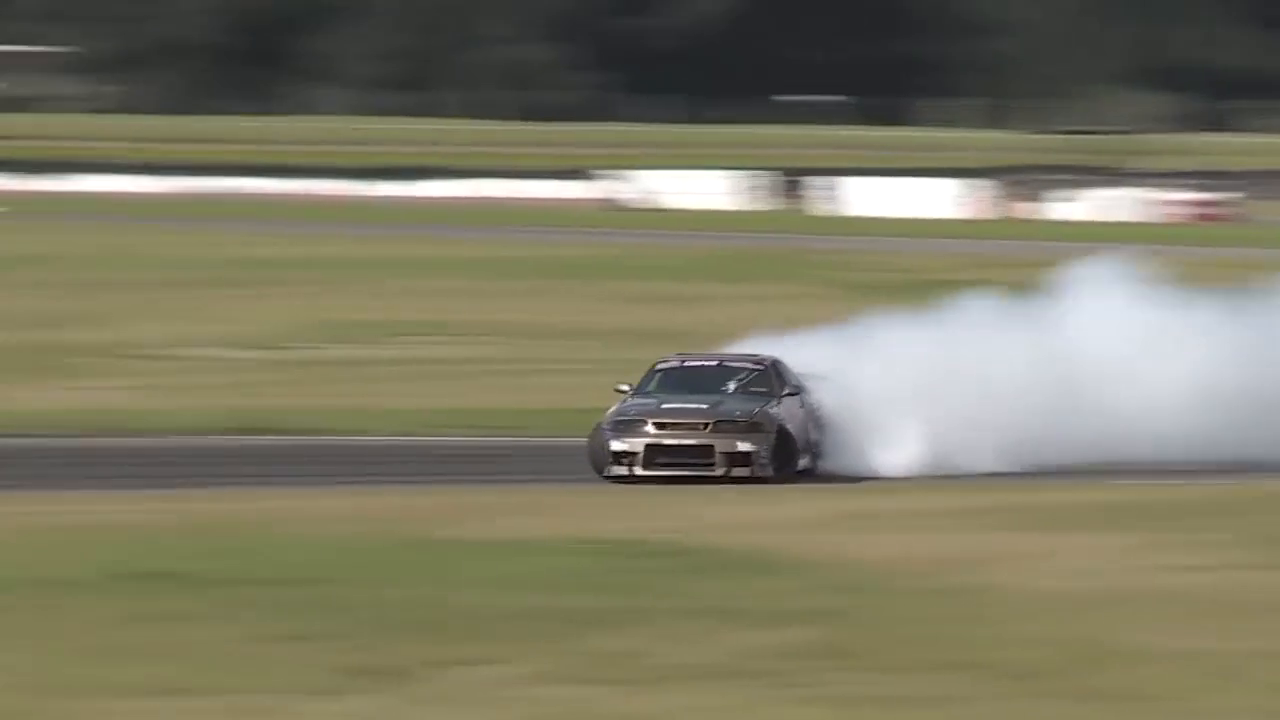
#> input picture frame 23 of module04-video-processing-and-analysis/race_car.mp4, 1280 x 720 px
$ jupyter execute --allow-errors 16_01_Object_Tracking_Introduction.ipynb
#> lines starting #> are read from the running program, lines starting #| are printed output that depends on the picture
<h1 style="font-size:30px;">Introduction to Object Tracking</h1>

Object tracking is an important and practical topic that has a very long history and has been applied to numerous fields. At a high level, tracking refers to estimating the state of an object (e.g., position and velocity) based on sensor measurements, and predicting its future location. For example, tracking the location of an aircraft based on radar measurements is a typical application of tracking. In the context of computer vision, tracking typically refers to processing video frames and predicting the location of an object (or multiple objects), in future video frames.

In computer vision, this is accomplished using a motion model and an appearance model. The motion model will estimate the position and velocity of an object and use that information to predict the location of an object in future video frames and the appearance model encodes what the object looks like and then search the region around the predicted location from the motion model to then fine-tune the location of the object. So the motion model is an approximation to where the object might be located in a future video frame and the appearance model is used to fine-tune that estimate.

OpenCV contains an API Tracker Class that includes several different tracker models which are all based on different algorithms. Depending on the application one model might be better suited than another. In this notebook, we will take a look as to how each of these models performs on a sample video of a race car.

## <font style="color:rgb(50,120,229)">Tracking Objective</font>

 Given the initial location of an object in a video stream, predict it's location in subsequent frames.

<br>
<center>

</center>
<br>

## <font style="color:rgb(50,120,229)">Tracking Models Available in the  OpenCV Tracker Class</font>

1. BOOSTING
2. CSRT
3. KCF
4. MEDIANFLOW
5. MIL
6. MOSSE
7. TLD

[cell 1]
if 'google.colab' in str(get_ipython()):
    print("Downloading Code to Colab Environment")
    !wget https://www.dropbox.com/sh/uklrcxd2d4zfcp3/AAAQiMxAHkBlQUP-6wCzTa58a?dl=1 -O module-code.zip -q --show-progress
    !unzip -qq module-code.zip
    !pip install --upgrade opencv-contrib-python
else:
    pass

[cell 2]
import cv2
import sys
import os
import matplotlib.pyplot as plt
from moviepy.editor import VideoFileClip

# 1. Preview Sample Video

[cell 3]
input_video = './race_car.mp4'
#> (the rest of this cell did not finish here and is left out)

# 2. Define Annotation Convenience Functions

[cell 4]
def drawBannerText(frame, text, banner_height_percent=0.08, font_scale=.8, text_color=(0, 255, 0),
                   font_thickness=2):
    # Draw a black filled banner across the top of the image frame.
    # percent: set the banner height as a percentage of the frame height.
    banner_height = int(banner_height_percent * frame.shape[0])
    cv2.rectangle(frame, (0, 0), (frame.shape[1], banner_height), (0, 0, 0), thickness=-1)

    # Draw text on banner.
    left_offset = 20
    location = (left_offset, int(15 + (banner_height_percent * frame.shape[0]) / 2))
    cv2.putText(frame, text, location, cv2.FONT_HERSHEY_SIMPLEX, font_scale, text_color,
                font_thickness, cv2.LINE_AA)

def drawRectangle(frame, bbox, color=(255,0,0)):
    p1 = (int(bbox[0]), int(bbox[1]))
    p2 = (int(bbox[0] + bbox[2]), int(bbox[1] + bbox[3]))
    cv2.rectangle(frame, p1, p2, color, 2, 1)

def displayRectangle(frame, bbox, color=(255,0,0)):
    plt.figure(figsize=(20,10))
    frameCopy = frame.copy()
    drawRectangle(frameCopy, bbox, color)
    frameCopy = cv2.cvtColor(frameCopy, cv2.COLOR_RGB2BGR)
    plt.imshow(frameCopy); plt.axis('off')

def drawText(frame, text, location=(20,20), font_scale=1, color=(50,170,50), font_thickness=2):
    cv2.putText(frame, text, location, cv2.FONT_HERSHEY_SIMPLEX, font_scale, color,
                font_thickness, cv2.LINE_AA)

# 3. Create a Tracker Instance

[cell 5]
# Set up tracker.
tracker_types = ['BOOSTING', 'CSRT', 'KCF', 'MEDIANFLOW', 'MIL', 'MOSSE', 'TLD']

# Change the index to change the tracker type.
tracker_type = tracker_types[0]

if tracker_type == 'BOOSTING':
    tracker = cv2.legacy.TrackerBoosting_create()
elif tracker_type == 'CSRT':
    tracker = cv2.legacy.TrackerCSRT_create()
elif tracker_type == 'KCF':
    tracker = cv2.legacy.TrackerKCF_create()
elif tracker_type == 'MEDIANFLOW':
    tracker = cv2.legacy.TrackerMedianFlow_create()
elif tracker_type == 'MIL':
    tracker = cv2.legacy.TrackerMIL_create()
elif tracker_type == 'MOSSE':
    tracker = cv2.legacy.TrackerMOSSE_create()
elif tracker_type == 'TLD':
    tracker = cv2.legacy.TrackerTLD_create()

# 4.  Create Video Capture and Video Writer Objects

[cell 6]
# Read video
video_input_file_name = "./race_car.mp4"

# Create output file name for annotated video.
video_output_file_name = os.path.splitext(os.path.basename(video_input_file_name))[0]  \
                       + "_"  + tracker_type + '.mp4'

# Create video capture object.
video_cap = cv2.VideoCapture(video_input_file_name)

# Read first frame from video.
ok, frame = video_cap.read()
#> frame is the input picture: shape (720, 1280, 3); mean B, G, R 100.6, 122.4, 125.5

# Confirm video file can be opened.
if video_cap.isOpened():
    width  = int(video_cap.get(cv2.CAP_PROP_FRAME_WIDTH))
    height = int(video_cap.get(cv2.CAP_PROP_FRAME_HEIGHT))
    fps    = int(video_cap.get(cv2.CAP_PROP_FPS))
else:
    print('Could not open video')
    sys.exit()

fps_write = 20    # slow down video for demonstration purposes.

# Set up video writer for mp4.
fourcc = cv2.VideoWriter_fourcc(*'mp4v')

# Create video writer object.
video_out = cv2.VideoWriter( video_output_file_name, fourcc, fps_write, (width, height) )

# 5. Define the Initial Bounding Box

The initial location of the object will be identified manually in this case. Normally this would be accomplished with an object detection model to identify the object(s) to be tracked. This process is normally referred to as object acquisition or object detection.

[cell 7]
bbox = None
# Define a bounding box for the location of the object in the first video frame.
bbox = (820, 510, 420, 180) # race car

# Check if the a bounding box has been defined. If not, display the initial frame and alow the user to
# manually select the bounding box with the mouse.
if bbox == None:
    # This will display the first frame of the video. Use the mouse to specify a bounding box
    # around the object to track. When done, hit the space bar or Enter key to complete the operation.
    bbox = cv2.selectROI(frame, False)  # Note: this may cause python to hang on Mac OS.
    print(bbox)

frame_copy = frame.copy()
displayRectangle(frame_copy, bbox, color=(0, 255, 255))

## <font style="color:rgb(50,120,229)">Tracking API</font>

<hr style="border:none; height: 4px; background-color:#D3D3D3" />

### <font color="green">OpenCV Documentation</font>

[**`Tracker Class`**](https://docs.opencv.org/4.5.2/d0/d0a/classcv_1_1Tracker.html)

<hr style="border:none; height: 4px; background-color:#D3D3D3" />

# 6. Intilialize Tracker

The tracker object is initialized with a single video frame and a bounding box to identify the initial location of the object. In a more advanced application the object of interest would be detected automatically using an object detection model.

[cell 8]
# Initialize the tracker with the first frame and a bounding box to identify the object of interest.
tracker.init(frame, bbox);

# 7. Processes Video Frames and Track Object

[cell 9]
while True:
    ok, frame = video_cap.read()
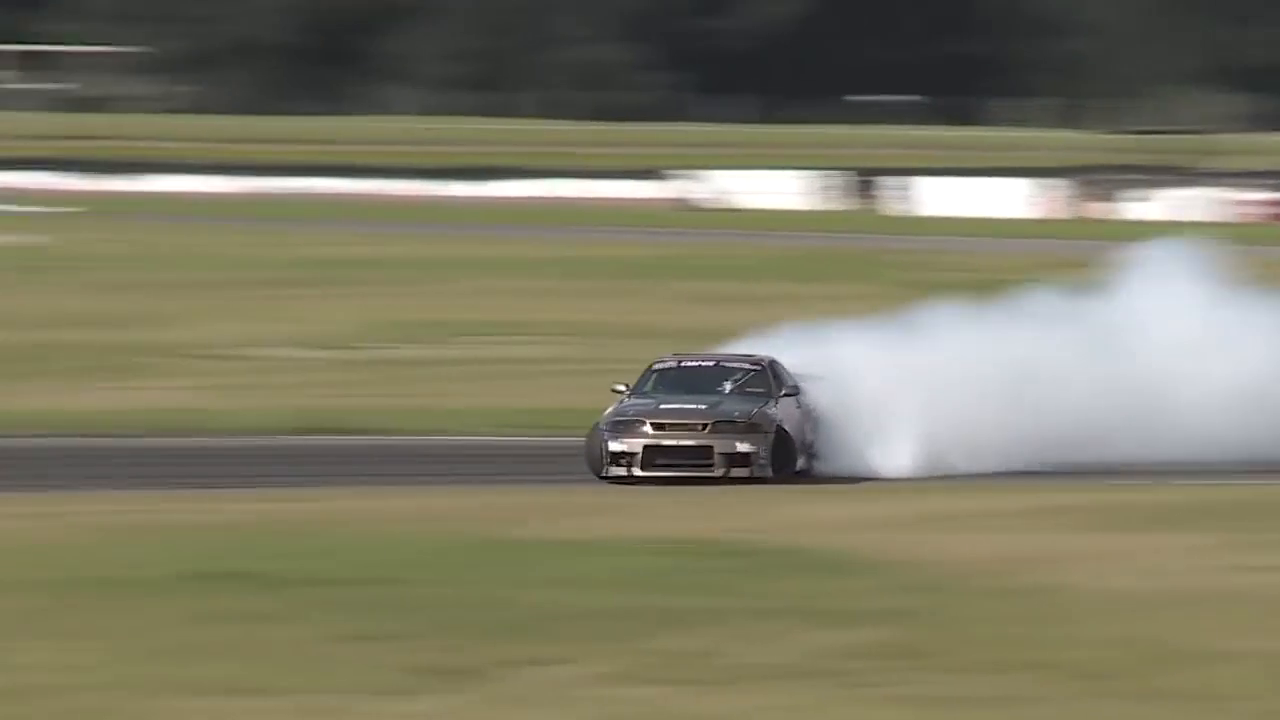
#> input picture frame 24 of module04-video-processing-and-analysis/race_car.mp4, 1280 x 720 px
#> frame is the input picture: shape (720, 1280, 3); mean B, G, R 101, 123, 126
    if not ok:
        break

    # Start timer
    timer = cv2.getTickCount()

    # Update tracker
    ok, bbox = tracker.update(frame)
#> ok = True; bbox = (852, 510, 420, 180)

    # Calculate Frames per second (FPS)
    fps = cv2.getTickFrequency() / (cv2.getTickCount() - timer);

    # Draw bounding box
    if ok:
        drawRectangle(frame, bbox, color=(0, 255, 255))
    else:
        drawText(frame, 'Tracking failure detected', location=(80,140), color=(0, 0, 255))

    # Display Info
    drawBannerText(frame, tracker_type + ' Tracker' + ', FPS : ' + str(int(fps)))
#> in drawBannerText, `cv2.putText(frame, text, location, cv2.FONT_HERSHEY_SIMPLEX, font_scal..`:
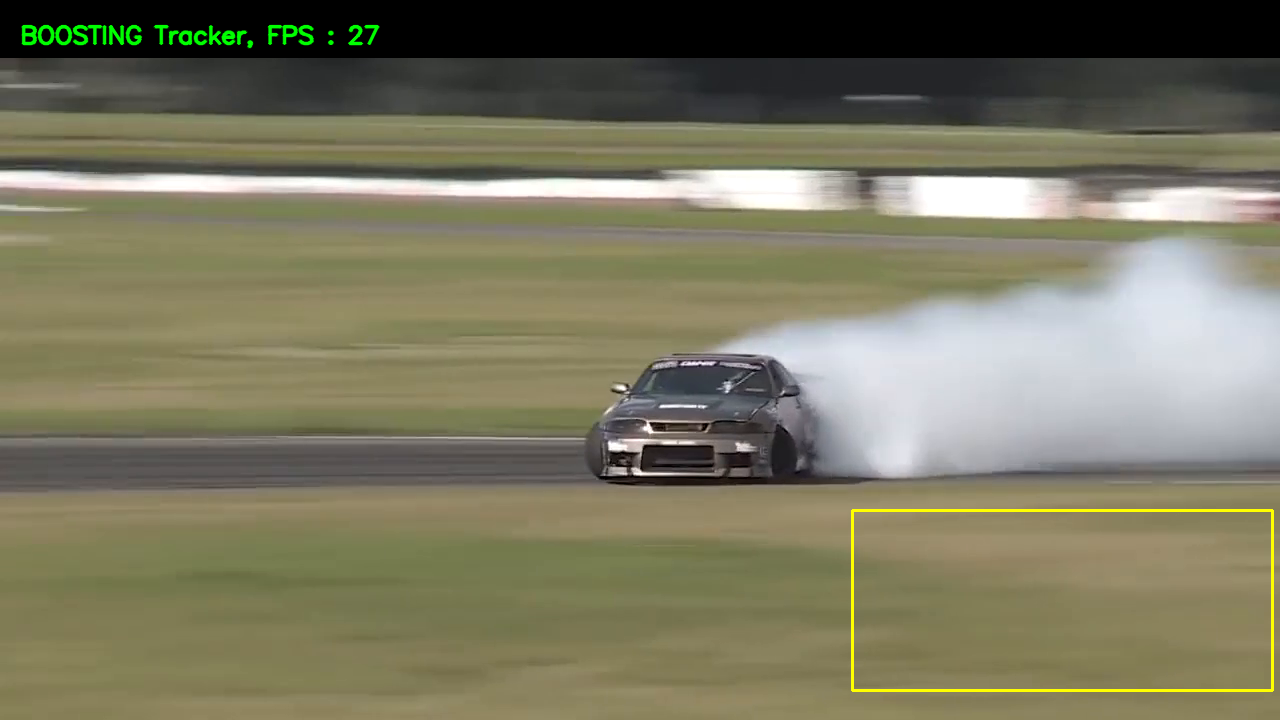
#> frame: shape (720, 1280, 3); mean B, G, R 96.6, 120.2, 122.4

    # Write frame to video
    video_out.write(frame)

video_cap.release()
video_out.release()

$ run again, starting later in the video
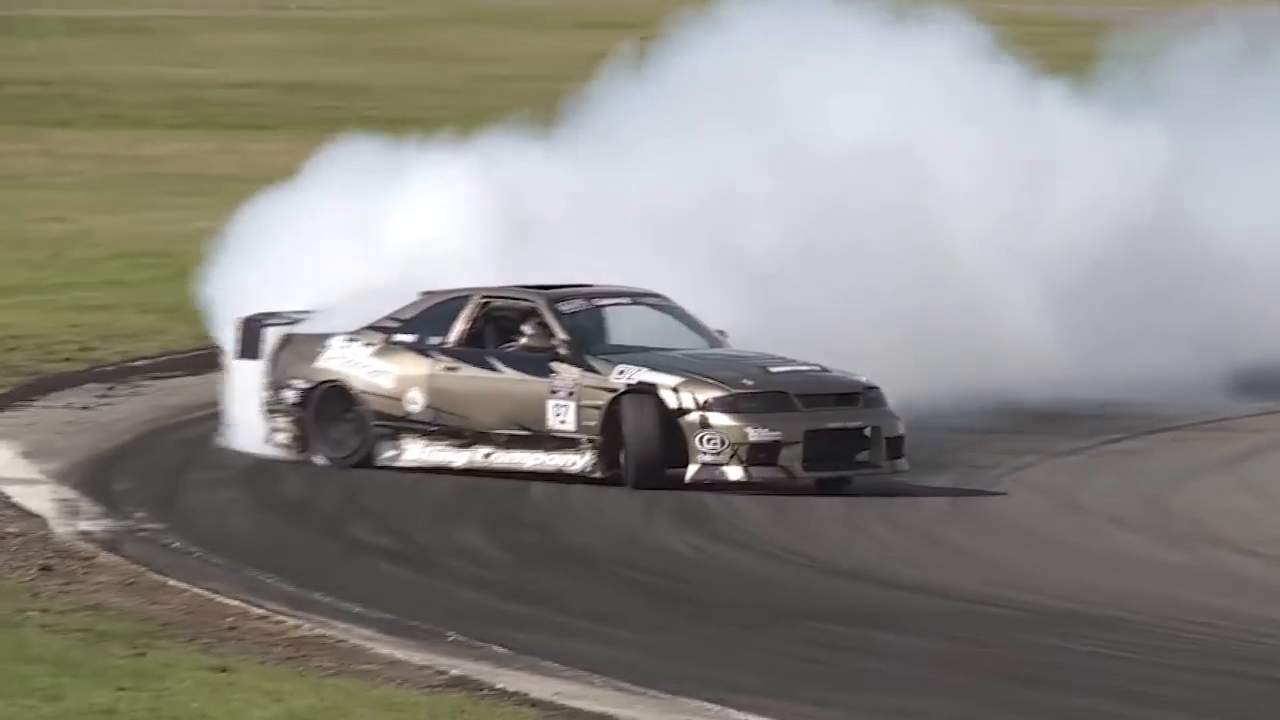
#> input picture frame 105 of module04-video-processing-and-analysis/race_car.mp4, 1280 x 720 px
#> frame is the input picture: shape (720, 1280, 3); mean B, G, R 129.8, 135.6, 137.4
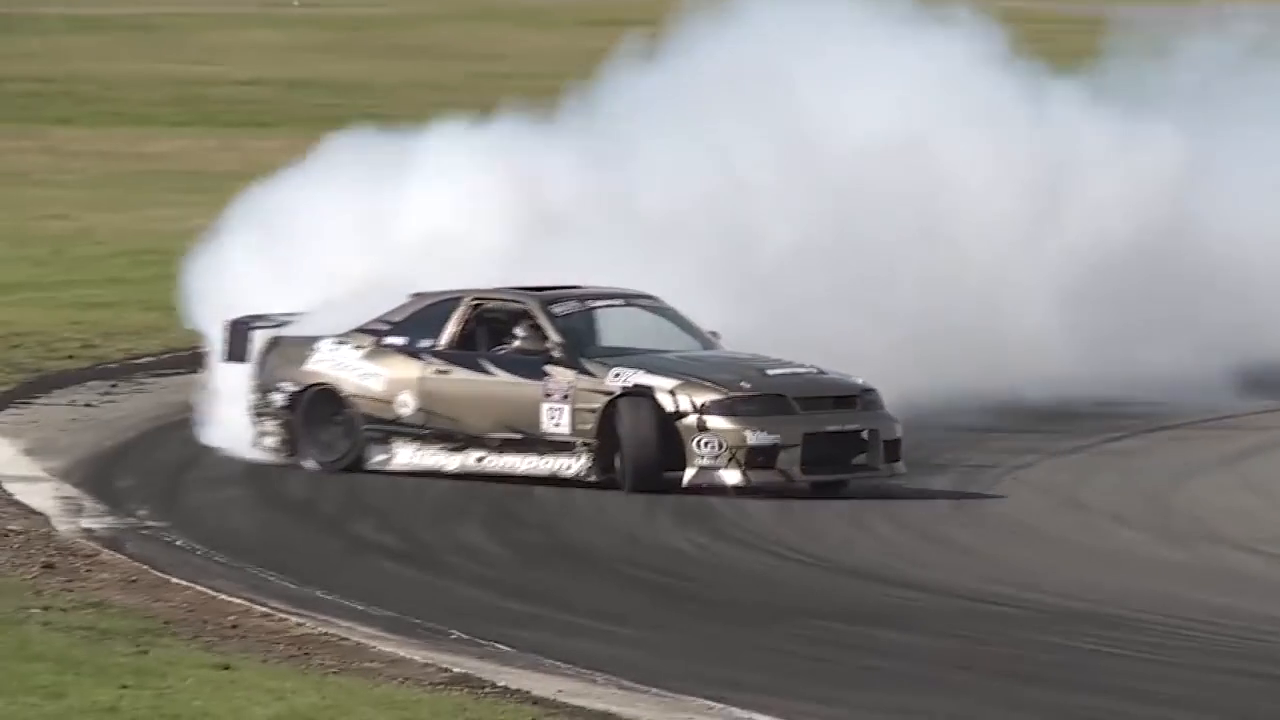
#> input picture frame 106 of module04-video-processing-and-analysis/race_car.mp4, 1280 x 720 px
#> frame is the input picture: shape (720, 1280, 3); mean B, G, R 131.2, 136.7, 138.3
#> ok = True; bbox = (812, 506, 420, 180)
#> in drawBannerText, `cv2.putText(frame, text, location, cv2.FONT_HERSHEY_SIMPLEX, font_scal..`:
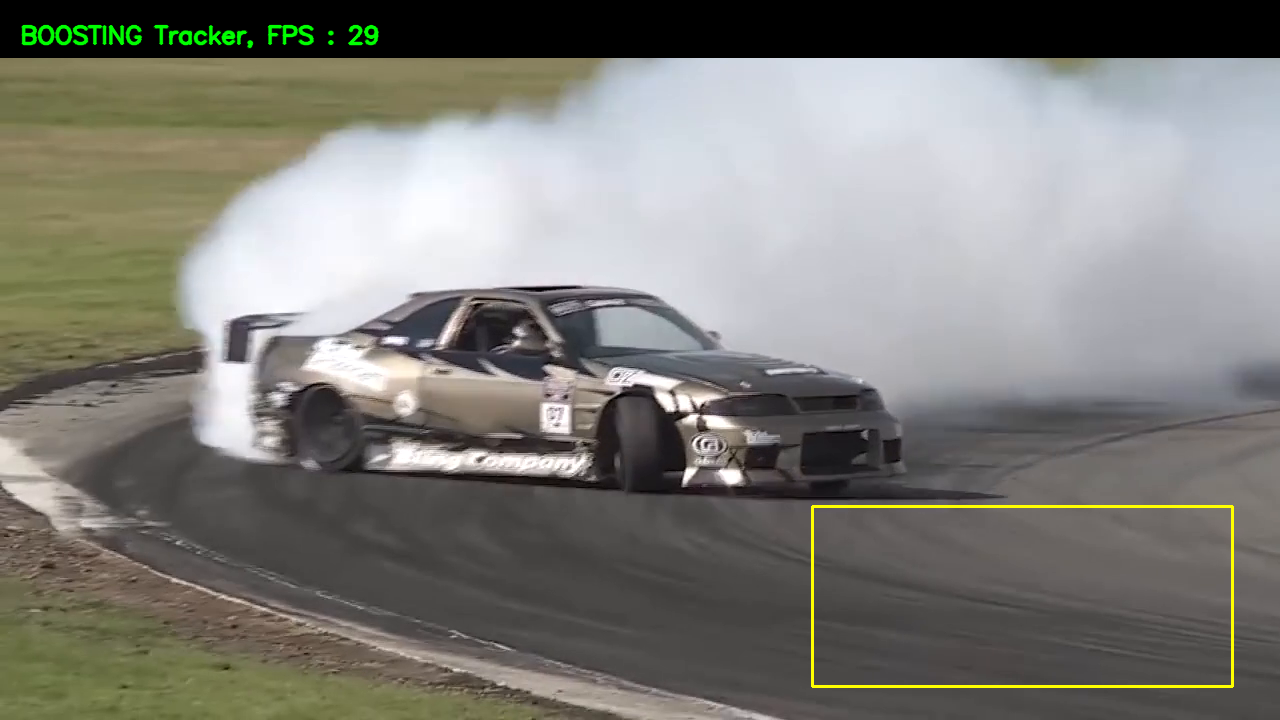
#> frame: shape (720, 1280, 3); mean B, G, R 120.2, 126, 126.7

$ run again, starting later in the video
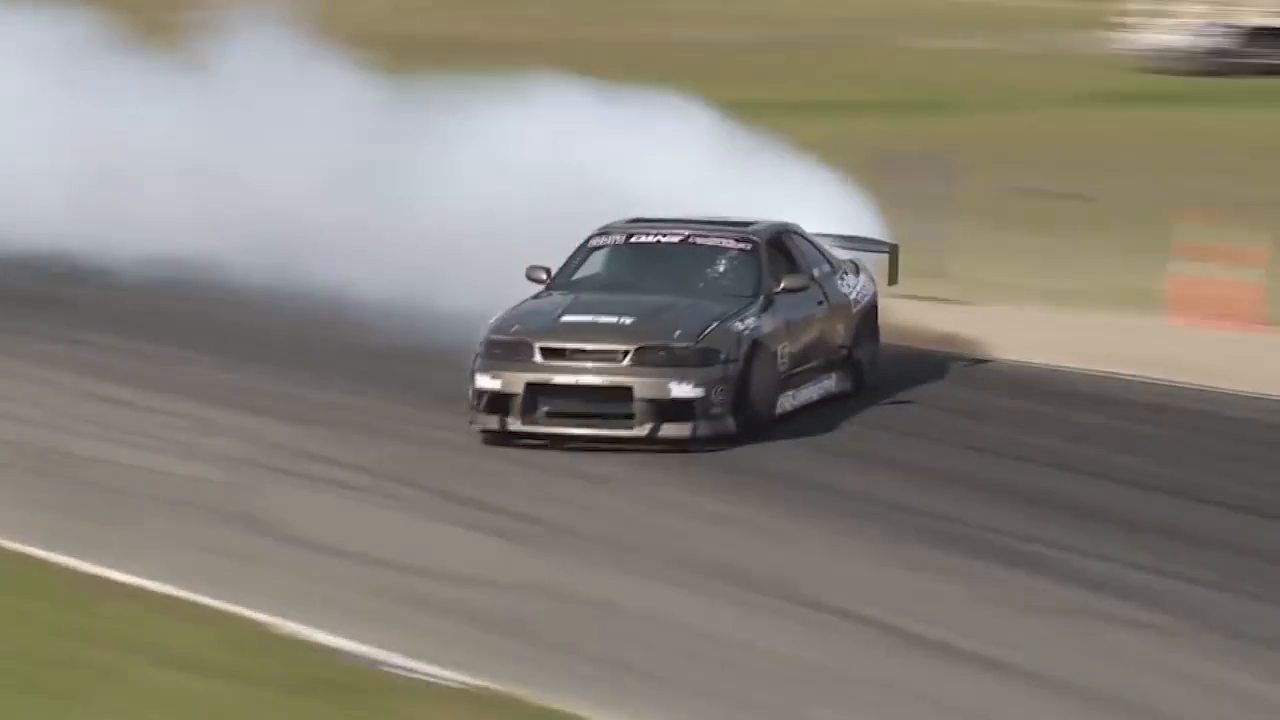
#> input picture frame 188 of module04-video-processing-and-analysis/race_car.mp4, 1280 x 720 px
#> frame is the input picture: shape (720, 1280, 3); mean B, G, R 121.5, 131.3, 136.2
#> ok = True; bbox = (820, 510, 420, 180)
#> in drawBannerText, `cv2.putText(frame, text, location, cv2.FONT_HERSHEY_SIMPLEX, font_scal..`:
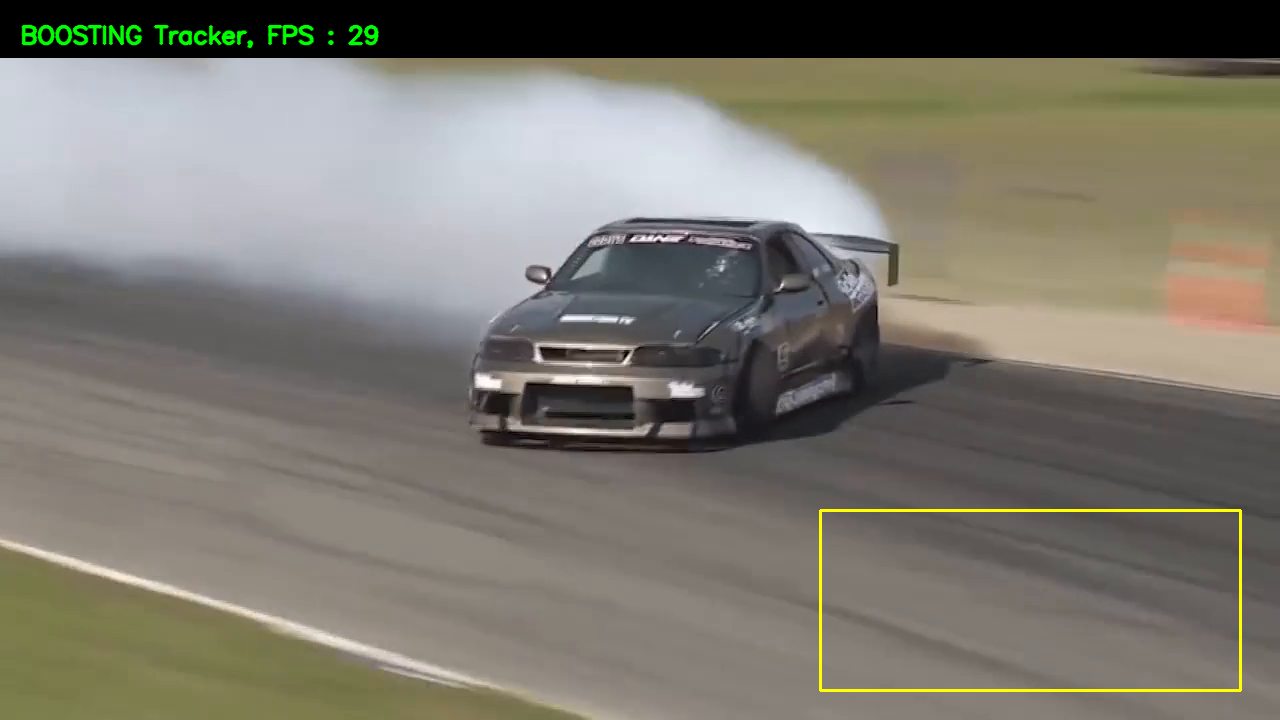
#> frame: shape (720, 1280, 3); mean B, G, R 111.5, 121.2, 124.5
